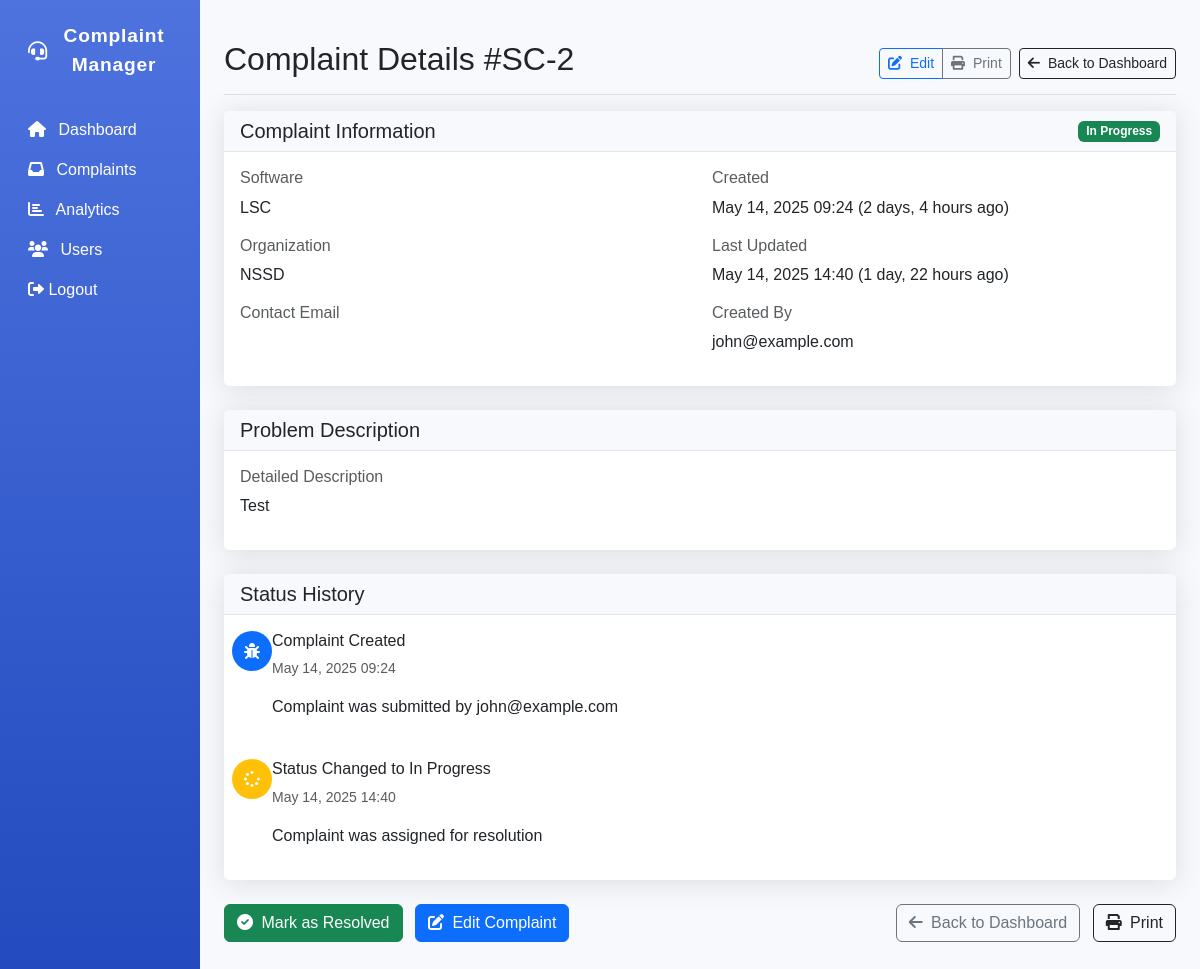
Page /api/complaints/2/ (signed in) on the committed database.
### api/models.py (models this page shows, shortened)
class Complain(models.Model):
    STATUS_CHOICE = [
        ("Initiated", "Initiated"),
        ("In_Progress", "In Progress"),
        ("Resolved", "Resolved"),
    ]
    software = models.ForeignKey(Software, on_delete=models.CASCADE, related_name='complaints')
    organization = models.CharField(max_length=255)
    referred_by = models.CharField(max_length=255, blank=True)
    problem_description = models.TextField()
    attached_document = models.FileField(upload_to='complaints/documents/', null=True, blank=True)
    created_by = models.ForeignKey(CustomUser, on_delete=models.CASCADE, related_name='created_complaints')
    updated_by = models.ForeignKey(CustomUser, on_delete=models.CASCADE, null=True, blank=True, related_name='updated_complaints')
    status = models.CharField(max_length=20, choices=STATUS_CHOICE, default="initiated")
    created_at = models.DateTimeField(auto_now_add=True)
    updated_at = models.DateTimeField(auto_now=True)

class Software(models.Model):
    name = models.CharField(max_length=255,null=False,blank=False)

### authentication/models.py (models this page shows, shortened)
class CustomUser(AbstractBaseUser, PermissionsMixin):
    email = models.EmailField(unique=True)
    name = models.CharField(max_length=255)
    organization = models.CharField(max_length=255)
    phone = models.CharField(max_length=20)
    is_active = models.BooleanField(default=True)
    is_staff = models.BooleanField(default=False)
    objects = CustomUserManager()
    USERNAME_FIELD = 'email'
    REQUIRED_FIELDS = ['name', 'organization', 'phone']

### api/views.py (the view)
# urls.py: path('complaints/<int:pk>/', ComplainDetailView.as_view(), name='complain_detail'),
class ComplainDetailView(LoginRequiredMixin, DetailView):
    model = Complain
    template_name = 'api/complain_detail.html'
    context_object_name = 'complain'

### template/api/complain_detail.html (shortened to what this page needs)
{% extends 'api/base.html' %}
{% load static %}
{% block content %}
<div class="container-fluid">
    <div class="row">
        {% include 'api/sidebar.html' %}
        <main class="col-md-9 ms-sm-auto col-lg-10 px-md-4 py-4">
            <div class="d-flex justify-content-between flex-wrap flex-md-nowrap align-items-center pt-3 pb-2 mb-3 border-bottom">
                <h1 class="h2">Complaint Details #SC-{{ complain.id }}</h1>
                <div class="btn-toolbar mb-2 mb-md-0">
                    <div class="btn-group me-2">
                        <a href="{% url 'complain_update' complain.pk %}" class="btn btn-sm btn-outline-primary">
                            <i class="fas fa-edit me-1"></i> Edit
                        </a>
                        <button type="button" class="btn btn-sm btn-outline-secondary" onclick="window.print()">
                            <i class="fas fa-print me-1"></i> Print
                        </button>
                    </div>
                    <a href="{% url 'dashboard' %}" class="btn btn-sm btn-outline-dark">
                        <i class="fas fa-arrow-left me-1"></i> Back to Dashboard
                    </a>
                </div>
            </div>
            <div class="card mb-4">
                <div class="card-header d-flex justify-content-between align-items-center">
                    <h5 class="mb-0">Complaint Information</h5>
                    <span class="badge
                        {% if complain.status == 'initiated' %}bg-secondary
                        {% elif complain.status == 'in_progress' %}bg-warning
                        {% else %}bg-success{% endif %}">
                        {{ complain.get_status_display }}
                    </span>
                </div>
                <div class="card-body">
                    <div class="row">
                        <div class="col-md-6">
                            <div class="mb-3">
                                <h6 class="text-muted">Software</h6>
                                <p>{{ complain.software.name }}</p>
                            </div>
                            <div class="mb-3">
                                <h6 class="text-muted">Organization</h6>
                                <p>{{ complain.organization }}</p>
                            </div>
                            <div class="mb-3">
                                <h6 class="text-muted">Contact Email</h6>
                            </div>
                        </div>
                        <div class="col-md-6">
                            <div class="mb-3">
                                <h6 class="text-muted">Created</h6>
                                <p>{{ complain.created_at|date:"F j, Y H:i" }} ({{ complain.created_at|timesince }} ago)</p>
                            </div>
                            <div class="mb-3">
                                <h6 class="text-muted">Last Updated</h6>
                                <p>
                                    {% if complain.updated_at %}
                                        {{ complain.updated_at|date:"F j, Y H:i" }} ({{ complain.updated_at|timesince }} ago)
                                    {% else %}
                                        Never updated
                                    {% endif %}
                                </p>
                            </div>
                            <div class="mb-3">
                                <h6 class="text-muted">Created By</h6>
                                <p>{{ complain.created_by.email }}</p>
                            </div>
                        </div>
                    </div>
                </div>
            </div>
            <div class="card mb-4">
                <div class="card-header">
                    <h5 class="mb-0">Problem Description</h5>
                </div>
                <div class="card-body">
                    <div class="mb-3">
                        <h6 class="text-muted">Detailed Description</h6>
                        <p class="white-space-pre-line">{{ complain.problem_description }}</p>
                    </div>
                </div>
            </div>
            <div class="card mb-4">
                <div class="card-header">
                    <h5 class="mb-0">Status History</h5>
                </div>
                <div class="card-body">
                    <ul class="timeline">
                        <li class="timeline-item">
                            <span class="timeline-icon bg-primary">
                                <i class="fas fa-bug"></i>
                            </span>
                            <div class="timeline-content">
                                <h6>Complaint Created</h6>
                                <p class="text-muted small">{{ complain.created_at|date:"F j, Y H:i" }}</p>
                                <p>Complaint was submitted by {{ complain.created_by.email }}</p>
                            </div>
                        </li>
                        {% if complain.status != 'initiated' %}
                        <li class="timeline-item">
                            <span class="timeline-icon bg-warning">
                                <i class="fas fa-spinner"></i>
                            </span>
                            <div class="timeline-content">
                                <h6>Status Changed to In Progress</h6>
                                <p class="text-muted small">
                                    {% if complain.updated_at %}
                                        {{ complain.updated_at|date:"F j, Y H:i" }}
                                    {% else %}
                                        Unknown date
                                    {% endif %}
                                </p>
                                <p>Complaint was assigned for resolution</p>
                            </div>
                        </li>
                        {% endif %}
                    </ul>
                </div>
            </div>
            <div class="d-flex justify-content-between mb-4">
                <div>
                    {% if complain.status != 'resolved' %}
                    <form method="post" action="{% url 'complain_update' complain.pk %}" style="display: inline;">
                        <button type="submit" class="btn btn-success me-2">
                            <i class="fas fa-check-circle me-1"></i> Mark as Resolved
                        </button>
                    </form>
                    {% endif %}
                    <a href="{% url 'complain_update' complain.pk %}" class="btn btn-primary me-2">
                        <i class="fas fa-edit me-1"></i> Edit Complaint
                    </a>
                </div>
                <div>
                    <a href="{% url 'dashboard' %}" class="btn btn-outline-secondary me-2">
                        <i class="fas fa-arrow-left me-1"></i> Back to Dashboard
                    </a>
                    <button type="button" class="btn btn-outline-dark" onclick="window.print()">
                        <i class="fas fa-print me-1"></i> Print
                    </button>
                </div>
            </div>
        </main>
    </div>
</div>
{% endblock %}

### template/api/base.html (style rules this page uses)
:root { --primary-color: #4e73df; --secondary-color: #1cc88a; --danger-color: #e74a3b; --warning-color: #f6c23e; --dark-color: #5a5c69; }
body { font-family: 'Nunito', sans-serif; background-color: #f8f9fc; }
.card { border: none; border-radius: 0.35rem; box-shadow: 0 0.15rem 1.75rem 0 rgba(58, 59, 69, 0.15); }
.card-header { background-color: #f8f9fc; border-bottom: 1px solid #e3e6f0; }

### template/api/complain_detail.html (style rules this page uses)
.timeline { list-style-type: none; position: relative; padding-left: 1.5rem; }
.timeline-item { padding-bottom: 1.5rem; position: relative; }
.timeline-item:last-child { padding-bottom: 0; }
.timeline-icon { position: absolute; left: -2rem; width: 2.5rem; height: 2.5rem; border-radius: 50%; display: flex; align-items: center; justify-content: center; color: white; }
.timeline-content { padding-left: 0.5rem; }
.white-space-pre-line { white-space: pre-line; }

### rows in the picture
Complain: id "2", status "In Progress", software.name "LSC", organization "NSSD", created_at "May 14, 2025 09:24", created_at "2 days, 4 hours", updated_at "May 14, 2025 14:40", updated_at "1 day, 22 hours", created_by.email "john@example.com", problem_description "Test"
